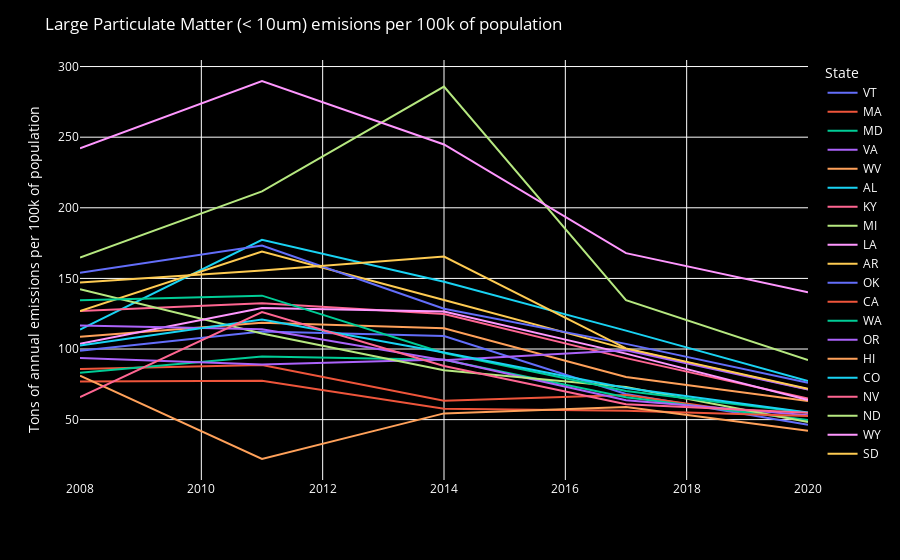

The notebook cell saved with this chart:
### Code cell
PM10 = nei_by_pollutant.loc[(nei_by_pollutant["Pollutant"] == 'PM10 Primary (Filt + Cond)')]

PM10_plot = px.line(
    PM10,
    x = "Year",
    y = "Emmisions_per_100k",
    hover_name = "CAV_adoption",
    color = "State",
    labels = {
        "Year":'',
        "Emmisions_per_100k": "Tons of annual emissions per 100k of population"
    }
)

PM10_plot.update_layout(
#     yaxis_range=[0,30],
    font_color="white",
    legend=dict(
    title="State"
))

PM10_plot.update_layout({
    'plot_bgcolor':'black',
    'paper_bgcolor':'black',
    'title':'Large Particulate Matter (< 10um) emisions per 100k of population'
})

PM10_plot.show()

### Figure 1 — Plotly figure (JSON) as saved in the notebook; plotly's stock layout.template omitted (floating-point values rounded to 4 significant figures)
{"data": [{"hovertemplate": "<b>%{hovertext}</b><br><br>State=VT<br>=%{x}<br>Tons of annual emissions per 100k of population=%{y}<extra></extra>", "hovertext": ["High CAV adoption", "High CAV adoption", "High CAV adoption", "High CAV adoption", "High CAV adoption"], "legendgroup": "VT", "line": {"color": "#636efa", "dash": "solid"}, "marker": {"symbol": "circle"}, "mode": "lines", "name": "VT", "orientation": "v", "showlegend": true, "type": "scatter", "x": [2008, 2011, 2014, 2017, 2020], "xaxis": "x", "y": [98.7, 112.5, 109.2, 68.21, 46.4], "yaxis": "y"}, {"hovertemplate": "<b>%{hovertext}</b><br><br>State=MA<br>=%{x}<br>Tons of annual emissions per 100k of population=%{y}<extra></extra>", "hovertext": ["High CAV adoption", "High CAV adoption", "High CAV adoption", "High CAV adoption", "High CAV adoption"], "legendgroup": "MA", "line": {"color": "#EF553B", "dash": "solid"}, "marker": {"symbol": "circle"}, "mode": "lines", "name": "MA", "orientation": "v", "showlegend": true, "type": "scatter", "x": [2008, 2011, 2014, 2017, 2020], "xaxis": "x", "y": [85.92, 88.62, 63.3, 67.44, 49.14], "yaxis": "y"}, {"hovertemplate": "<b>%{hovertext}</b><br><br>State=MD<br>=%{x}<br>Tons of annual emissions per 100k of population=%{y}<extra></extra>", "hovertext": ["High CAV adoption", "High CAV adoption", "High CAV adoption", "High CAV adoption", "High CAV adoption"], "legendgroup": "MD", "line": {"color": "#00cc96", "dash": "solid"}, "marker": {"symbol": "circle"}, "mode": "lines", "name": "MD", "orientation": "v", "showlegend": true, "type": "scatter", "x": [2008, 2011, 2014, 2017, 2020], "xaxis": "x", "y": [83.2, 94.75, 92.47, 65.91, 49.65], "yaxis": "y"}, {"hovertemplate": "<b>%{hovertext}</b><br><br>State=VA<br>=%{x}<br>Tons of annual emissions per 100k of population=%{y}<extra></extra>", "hovertext": ["High CAV adoption", "High CAV adoption", "High CAV adoption", "High CAV adoption", "High CAV adoption"], "legendgroup": "VA", "line": {"color": "#ab63fa", "dash": "solid"}, "marker": {"symbol": "circle"}, "mode": "lines", "name": "VA", "orientation": "v", "showlegend": true, "type": "scatter", "x": [2008, 2011, 2014, 2017, 2020], "xaxis": "x", "y": [93.66, 89.04, 92.64, 63.67, 53.13], "yaxis": "y"}, {"hovertemplate": "<b>%{hovertext}</b><br><br>State=WV<br>=%{x}<br>Tons of annual emissions per 100k of population=%{y}<extra></extra>", "hovertext": ["Low CAV adoption", "Low CAV adoption", "Low CAV adoption", "Low CAV adoption", "Low CAV adoption"], "legendgroup": "WV", "line": {"color": "#FFA15A", "dash": "solid"}, "marker": {"symbol": "circle"}, "mode": "lines", "name": "WV", "orientation": "v", "showlegend": true, "type": "scatter", "x": [2008, 2011, 2014, 2017, 2020], "xaxis": "x", "y": [108.7, 118.6, 114.7, 80.16, 63.12], "yaxis": "y"}, {"hovertemplate": "<b>%{hovertext}</b><br><br>State=AL<br>=%{x}<br>Tons of annual emissions per 100k of population=%{y}<extra></extra>", "hovertext": ["Low CAV adoption", "Low CAV adoption", "Low CAV adoption", "Low CAV adoption", "Low CAV adoption"], "legendgroup": "AL", "line": {"color": "#19d3f3", "dash": "solid"}, "marker": {"symbol": "circle"}, "mode": "lines", "name": "AL", "orientation": "v", "showlegend": true, "type": "scatter", "x": [2008, 2011, 2014, 2017, 2020], "xaxis": "x", "y": [113.8, 177.3, 147.6, 113.0, 77.31], "yaxis": "y"}, {"hovertemplate": "<b>%{hovertext}</b><br><br>State=KY<br>=%{x}<br>Tons of annual emissions per 100k of population=%{y}<extra></extra>", "hovertext": ["Low CAV adoption", "Low CAV adoption", "Low CAV adoption", "Low CAV adoption", "Low CAV adoption"], "legendgroup": "KY", "line": {"color": "#FF6692", "dash": "solid"}, "marker": {"symbol": "circle"}, "mode": "lines", "name": "KY", "orientation": "v", "showlegend": true, "type": "scatter", "x": [2008, 2011, 2014, 2017, 2020], "xaxis": "x", "y": [126.9, 132.4, 124.8, 93.54, 64.95], "yaxis": "y"}, {"hovertemplate": "<b>%{hovertext}</b><br><br>State=MI<br>=%{x}<br>Tons of annual emissions per 100k of population=%{y}<extra></extra>", "hovertext": ["Low CAV adoption", "Low CAV adoption", "Low CAV adoption", "Low CAV adoption", "Low CAV adoption"], "legendgroup": "MI", "line": {"color": "#B6E880", "dash": "solid"}, "marker": {"symbol": "circle"}, "mode": "lines", "name": "MI", "orientation": "v", "showlegend": true, "type": "scatter", "x": [2008, 2011, 2014, 2017, 2020], "xaxis": "x", "y": [142.4, 111.0, 84.98, 73.17, 48.37], "yaxis": "y"}, {"hovertemplate": "<b>%{hovertext}</b><br><br>State=LA<br>=%{x}<br>Tons of annual emissions per 100k of population=%{y}<extra></extra>", "hovertext": ["Low CAV adoption", "Low CAV adoption", "Low CAV adoption", "Low CAV adoption", "Low CAV adoption"], "legendgroup": "LA", "line": {"color": "#FF97FF", "dash": "solid"}, "marker": {"symbol": "circle"}, "mode": "lines", "name": "LA", "orientation": "v", "showlegend": true, "type": "scatter", "x": [2008, 2011, 2014, 2017, 2020], "xaxis": "x", "y": [103.8, 129.1, 126.6, 96.72, 63.96], "yaxis": "y"}, {"hovertemplate": "<b>%{hovertext}</b><br><br>State=AR<br>=%{x}<br>Tons of annual emissions per 100k of population=%{y}<extra></extra>", "hovertext": ["Low CAV adoption", "Low CAV adoption", "Low CAV adoption", "Low CAV adoption", "Low CAV adoption"], "legendgroup": "AR", "line": {"color": "#FECB52", "dash": "solid"}, "marker": {"symbol": "circle"}, "mode": "lines", "name": "AR", "orientation": "v", "showlegend": true, "type": "scatter", "x": [2008, 2011, 2014, 2017, 2020], "xaxis": "x", "y": [126.9, 169.0, 134.8, 100.1, 71.57], "yaxis": "y"}, {"hovertemplate": "<b>%{hovertext}</b><br><br>State=OK<br>=%{x}<br>Tons of annual emissions per 100k of population=%{y}<extra></extra>", "hovertext": ["Low CAV adoption", "Low CAV adoption", "Low CAV adoption", "Low CAV adoption", "Low CAV adoption"], "legendgroup": "OK", "line": {"color": "#636efa", "dash": "solid"}, "marker": {"symbol": "circle"}, "mode": "lines", "name": "OK", "orientation": "v", "showlegend": true, "type": "scatter", "x": [2008, 2011, 2014, 2017, 2020], "xaxis": "x", "y": [153.9, 173.3, 128.5, 103.6, 76.08], "yaxis": "y"}, {"hovertemplate": "<b>%{hovertext}</b><br><br>State=CA<br>=%{x}<br>Tons of annual emissions per 100k of population=%{y}<extra></extra>", "hovertext": ["High CAV adoption", "High CAV adoption", "High CAV adoption", "High CAV adoption", "High CAV adoption"], "legendgroup": "CA", "line": {"color": "#EF553B", "dash": "solid"}, "marker": {"symbol": "circle"}, "mode": "lines", "name": "CA", "orientation": "v", "showlegend": true, "type": "scatter", "x": [2008, 2011, 2014, 2017, 2020], "xaxis": "x", "y": [76.98, 77.57, 57.75, 56.36, 52.66], "yaxis": "y"}, {"hovertemplate": "<b>%{hovertext}</b><br><br>State=WA<br>=%{x}<br>Tons of annual emissions per 100k of population=%{y}<extra></extra>", "hovertext": ["High CAV adoption", "High CAV adoption", "High CAV adoption", "High CAV adoption", "High CAV adoption"], "legendgroup": "WA", "line": {"color": "#00cc96", "dash": "solid"}, "marker": {"symbol": "circle"}, "mode": "lines", "name": "WA", "orientation": "v", "showlegend": true, "type": "scatter", "x": [2008, 2011, 2014, 2017, 2020], "xaxis": "x", "y": [134.5, 137.8, 97.16, 70.27, 54.85], "yaxis": "y"}, {"hovertemplate": "<b>%{hovertext}</b><br><br>State=OR<br>=%{x}<br>Tons of annual emissions per 100k of population=%{y}<extra></extra>", "hovertext": ["High CAV adoption", "High CAV adoption", "High CAV adoption", "High CAV adoption", "High CAV adoption"], "legendgroup": "OR", "line": {"color": "#ab63fa", "dash": "solid"}, "marker": {"symbol": "circle"}, "mode": "lines", "name": "OR", "orientation": "v", "showlegend": true, "type": "scatter", "x": [2008, 2011, 2014, 2017, 2020], "xaxis": "x", "y": [116.7, 113.9, 91.97, 99.19, 71.36], "yaxis": "y"}, {"hovertemplate": "<b>%{hovertext}</b><br><br>State=HI<br>=%{x}<br>Tons of annual emissions per 100k of population=%{y}<extra></extra>", "hovertext": ["High CAV adoption", "High CAV adoption", "High CAV adoption", "High CAV adoption", "High CAV adoption"], "legendgroup": "HI", "line": {"color": "#FFA15A", "dash": "solid"}, "marker": {"symbol": "circle"}, "mode": "lines", "name": "HI", "orientation": "v", "showlegend": true, "type": "scatter", "x": [2008, 2011, 2014, 2017, 2020], "xaxis": "x", "y": [81.15, 22.12, 54.41, 58.99, 42.17], "yaxis": "y"}, {"hovertemplate": "<b>%{hovertext}</b><br><br>State=CO<br>=%{x}<br>Tons of annual emissions per 100k of population=%{y}<extra></extra>", "hovertext": ["High CAV adoption", "High CAV adoption", "High CAV adoption", "High CAV adoption", "High CAV adoption"], "legendgroup": "CO", "line": {"color": "#19d3f3", "dash": "solid"}, "marker": {"symbol": "circle"}, "mode": "lines", "name": "CO", "orientation": "v", "showlegend": true, "type": "scatter", "x": [2008, 2011, 2014, 2017, 2020], "xaxis": "x", "y": [102.4, 120.8, 97.59, 72.35, 55.04], "yaxis": "y"}, {"hovertemplate": "<b>%{hovertext}</b><br><br>State=NV<br>=%{x}<br>Tons of annual emissions per 100k of population=%{y}<extra></extra>", "hovertext": ["High CAV adoption", "High CAV adoption", "High CAV adoption", "High CAV adoption", "High CAV adoption"], "legendgroup": "NV", "line": {"color": "#FF6692", "dash": "solid"}, "marker": {"symbol": "circle"}, "mode": "lines", "name": "NV", "orientation": "v", "showlegend": true, "type": "scatter", "x": [2008, 2011, 2014, 2017, 2020], "xaxis": "x", "y": [66.0, 126.1, 88.02, 60.92, 54.8], "yaxis": "y"}, {"hovertemplate": "<b>%{hovertext}</b><br><br>State=ND<br>=%{x}<br>Tons of annual emissions per 100k of population=%{y}<extra></extra>", "hovertext": ["Low CAV adoption", "Low CAV adoption", "Low CAV adoption", "Low CAV adoption", "Low CAV adoption"], "legendgroup": "ND", "line": {"color": "#B6E880", "dash": "solid"}, "marker": {"symbol": "circle"}, "mode": "lines", "name": "ND", "orientation": "v", "showlegend": true, "type": "scatter", "x": [2008, 2011, 2014, 2017, 2020], "xaxis": "x", "y": [164.8, 211.6, 285.8, 134.5, 92.25], "yaxis": "y"}, {"hovertemplate": "<b>%{hovertext}</b><br><br>State=WY<br>=%{x}<br>Tons of annual emissions per 100k of population=%{y}<extra></extra>", "hovertext": ["Low CAV adoption", "Low CAV adoption", "Low CAV adoption", "Low CAV adoption", "Low CAV adoption"], "legendgroup": "WY", "line": {"color": "#FF97FF", "dash": "solid"}, "marker": {"symbol": "circle"}, "mode": "lines", "name": "WY", "orientation": "v", "showlegend": true, "type": "scatter", "x": [2008, 2011, 2014, 2017, 2020], "xaxis": "x", "y": [242.1, 289.8, 244.8, 167.9, 140.2], "yaxis": "y"}, {"hovertemplate": "<b>%{hovertext}</b><br><br>State=SD<br>=%{x}<br>Tons of annual emissions per 100k of population=%{y}<extra></extra>", "hovertext": ["Low CAV adoption", "Low CAV adoption", "Low CAV adoption", "Low CAV adoption", "Low CAV adoption"], "legendgroup": "SD", "line": {"color": "#FECB52", "dash": "solid"}, "marker": {"symbol": "circle"}, "mode": "lines", "name": "SD", "orientation": "v", "showlegend": true, "type": "scatter", "x": [2008, 2011, 2014, 2017, 2020], "xaxis": "x", "y": [147.1, 155.6, 165.4, 100.5, 71.92], "yaxis": "y"}], "layout": {"font": {"color": "white"}, "legend": {"title": {"text": "State"}, "tracegroupgap": 0}, "margin": {"t": 60}, "paper_bgcolor": "black", "plot_bgcolor": "black", "title": {"text": "Large Particulate Matter (< 10um) emisions per 100k of population"}, "xaxis": {"anchor": "y", "domain": [0, 1], "title": {"text": ""}}, "yaxis": {"anchor": "x", "domain": [0, 1], "title": {"text": "Tons of annual emissions per 100k of population"}}}}
